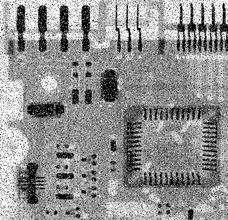
#> input picture noisysalterpepper.png, 228 x 220 px, shrunk from 455 x 440 before the run
$ jupyter execute 'Filters and operators.ipynb'
#> lines starting #> are read from the running program, lines starting #| are printed output that depends on the picture
[cell 1]
import matplotlib.pyplot as plt
import numpy as np
import cv2

### Median filter for salt pepper noise removal

[cell 2]
img = cv2.imread("noisysalterpepper.png")
#> img is the input picture: shape (220, 228, 3); min 0, max 255, mean 144.3
img = cv2.cvtColor(img, cv2.COLOR_BGR2GRAY)
#> img: shape (220, 228)

[cell 3]
plt.imshow(img)

[cell 4]
kernel = 1/9 *np.array([[1,1,1], [1,1,1], [1,1,1]])

[cell 5]
kernel.shape

[cell 6]
kernel_dim = kernel.shape[0]
for i in range(img.shape[0]):
    for j in range(img.shape[1]):
        if (i < img.shape[0] - kernel_dim) and (j < img.shape[1] - kernel_dim):
            median = np.median(np.sort(img[i:i+kernel_dim, j:j+kernel_dim].reshape(-1), axis=-1))
            img[i+kernel_dim//2, j + kernel_dim//2] = median
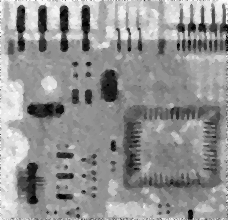
#> img: shape (220, 228); min 0, max 255, mean 146.7

[cell 7]
plt.imshow(img)

### Sobel operator

[cell 8]
img = cv2.imread("bird.png")
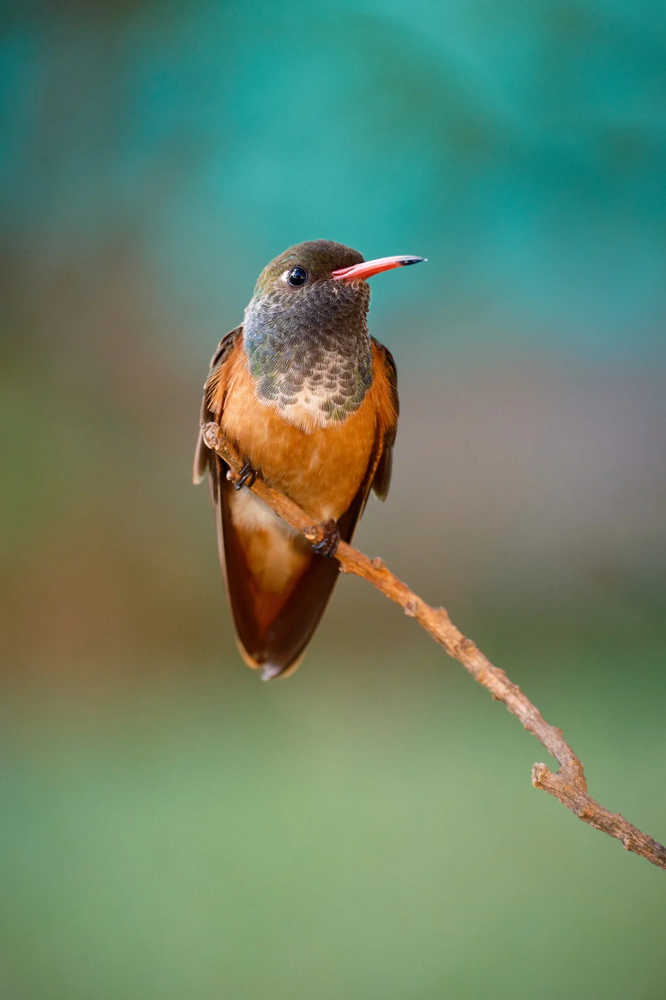
#> input picture bird.png, 666 x 1000 px, shrunk from 1333 x 2000 before the run
#> img is the input picture: shape (1000, 666, 3); mean B, G, R 105.7, 131.1, 104.4
img = cv2.cvtColor(img, cv2.COLOR_BGR2GRAY)
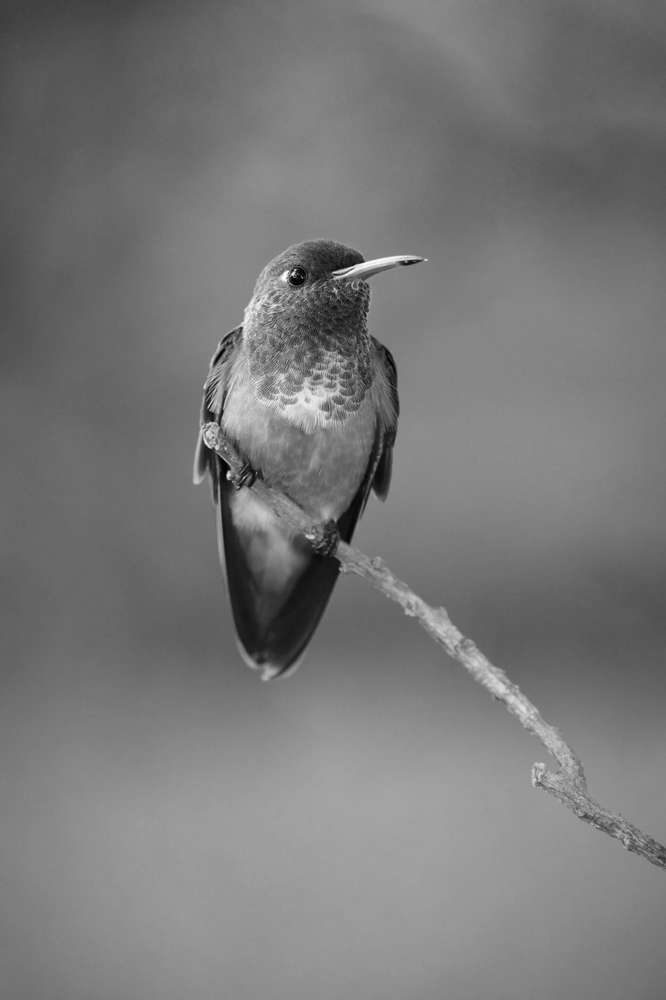
#> img: shape (1000, 666); min 0, max 255, mean 120.2
img = img.astype(np.float32)
output_img = np.zeros_like(img, dtype=np.float32)

[cell 9]
plt.imshow(img)

[cell 10]
sobel_x = np.array([
    [-5,  -4,   0,   4,   5],
    [-8, -10,   0,  10,   8],
    [-10, -20,  0,  20,  10],
    [-8, -10,   0,  10,   8],
    [-5,  -4,   0,   4,   5]
], dtype=np.float32)

[cell 11]
img.shape
#> Out = (1000, 666)

[cell 12]
kernel_size = sobel_x.shape[0]

[cell 13]
kernel_size

[cell 14]
for i in range(kernel_size//2, img.shape[0]):
    for j in range(kernel_size//2, img.shape[1]):
        if (i < img.shape[0] - kernel_size) and (j < img.shape[1] - kernel_size):
            convolved_pixel_intensity = np.sum(sobel_x * img[i-kernel_size//2:i+kernel_size//2+1, j-kernel_size//2:j+kernel_size//2 + 1])
            output_img[i, j] = convolved_pixel_intensity
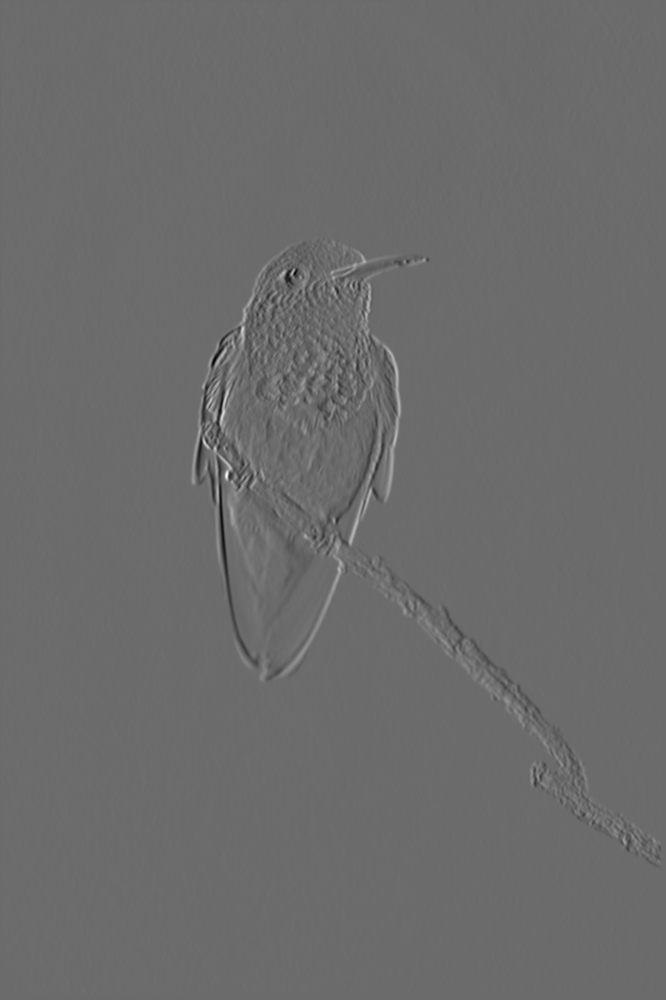
#> output_img: shape (1000, 666) float32; min -11906, max 16225, mean 3.6; drawn with min black and max white

[cell 15]
plt.imshow(output_img, cmap="gray")

[cell 16]
magnitude = np.sqrt(output_img**2)
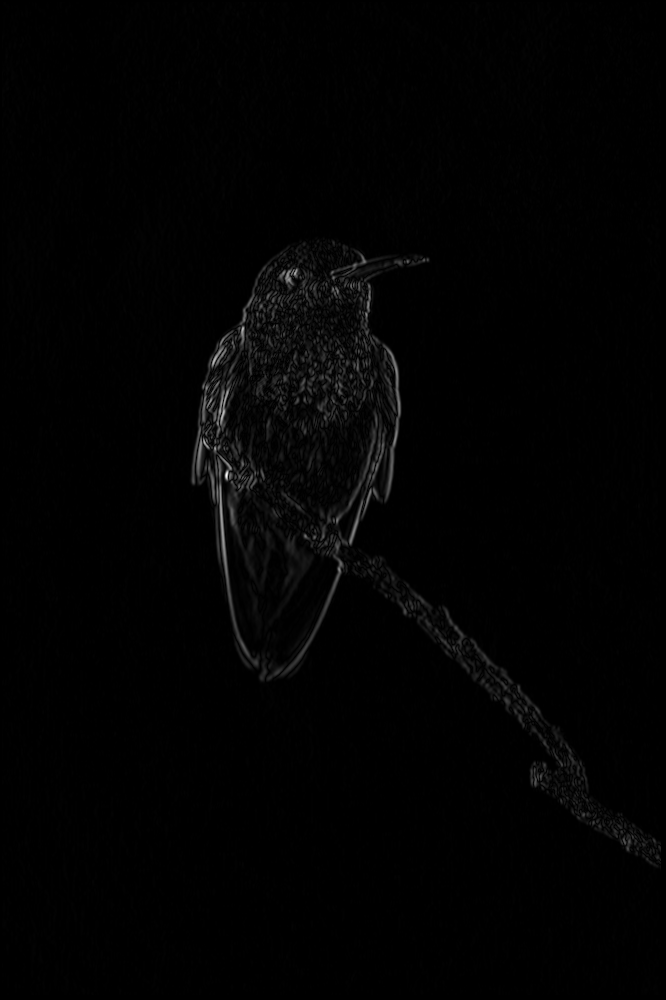
#> magnitude: shape (1000, 666) float32; min 0, max 16225, mean 180.6; drawn with min black and max white
magnitude = magnitude / magnitude.max() * 255

[cell 17]
plt.imshow(magnitude, cmap="gray")

### Gradient of an image

[cell 18]
plt.imshow(img)

[cell 19]
# img = np.array([ [12, 18, 25], [20, 30, 40], [22, 28, 35] ])
output_img = np.zeros_like(img)
kernel_dim = 3
for i in range(kernel_dim//2, img.shape[0] - kernel_dim//2):
    for j in range(kernel_dim//2, img.shape[1] - kernel_dim//2):
        gx = img[i, j + 1] - img[i, j - 1]
        gy = img[i + 1, j] - img[i - 1, j]
        g_mag = np.sqrt(gx**2 + gy**2)
        g_ang = np.arctan2(gy, gx)
        output_img[i, j] = g_mag
